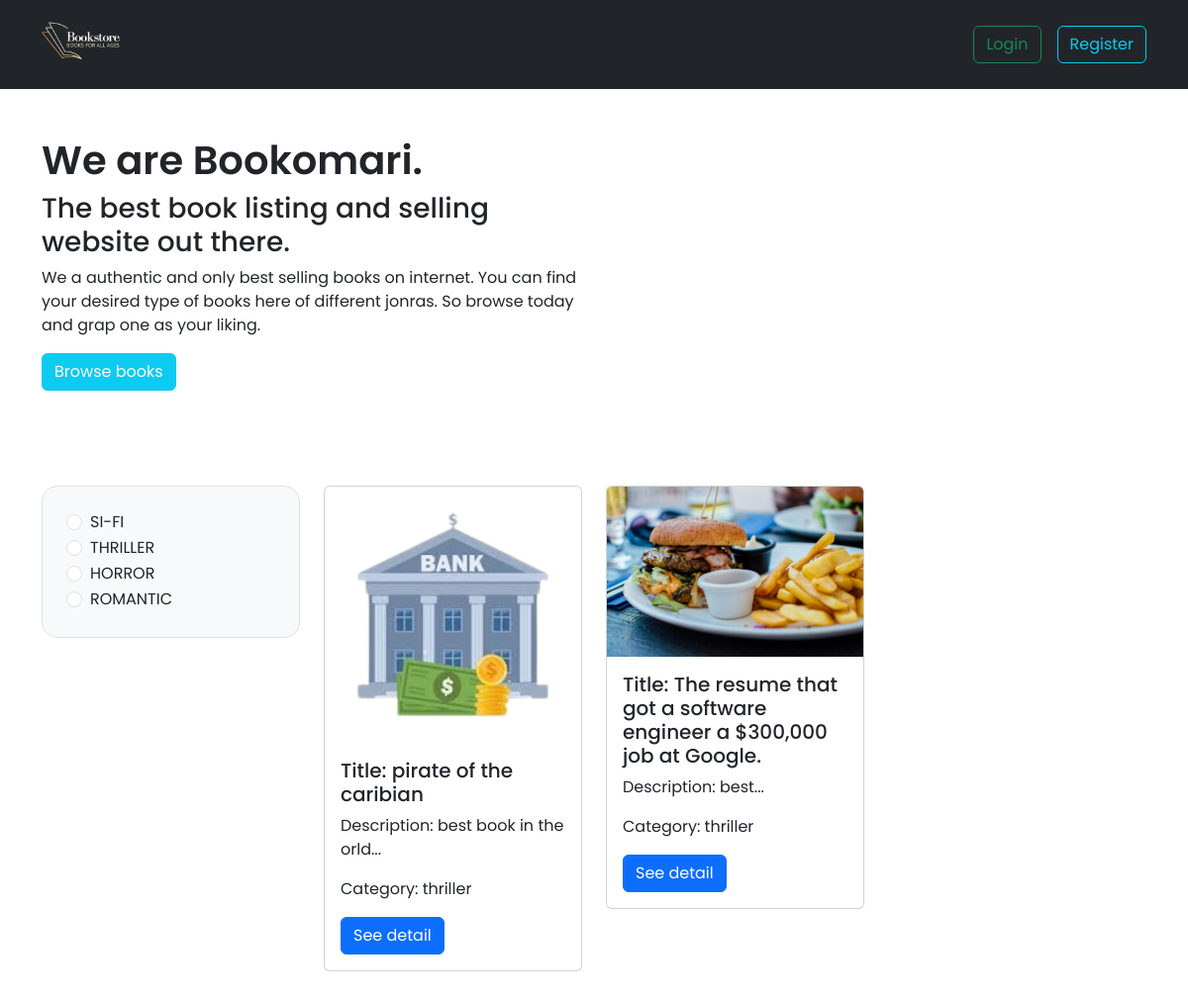
Before: / with the older database file.
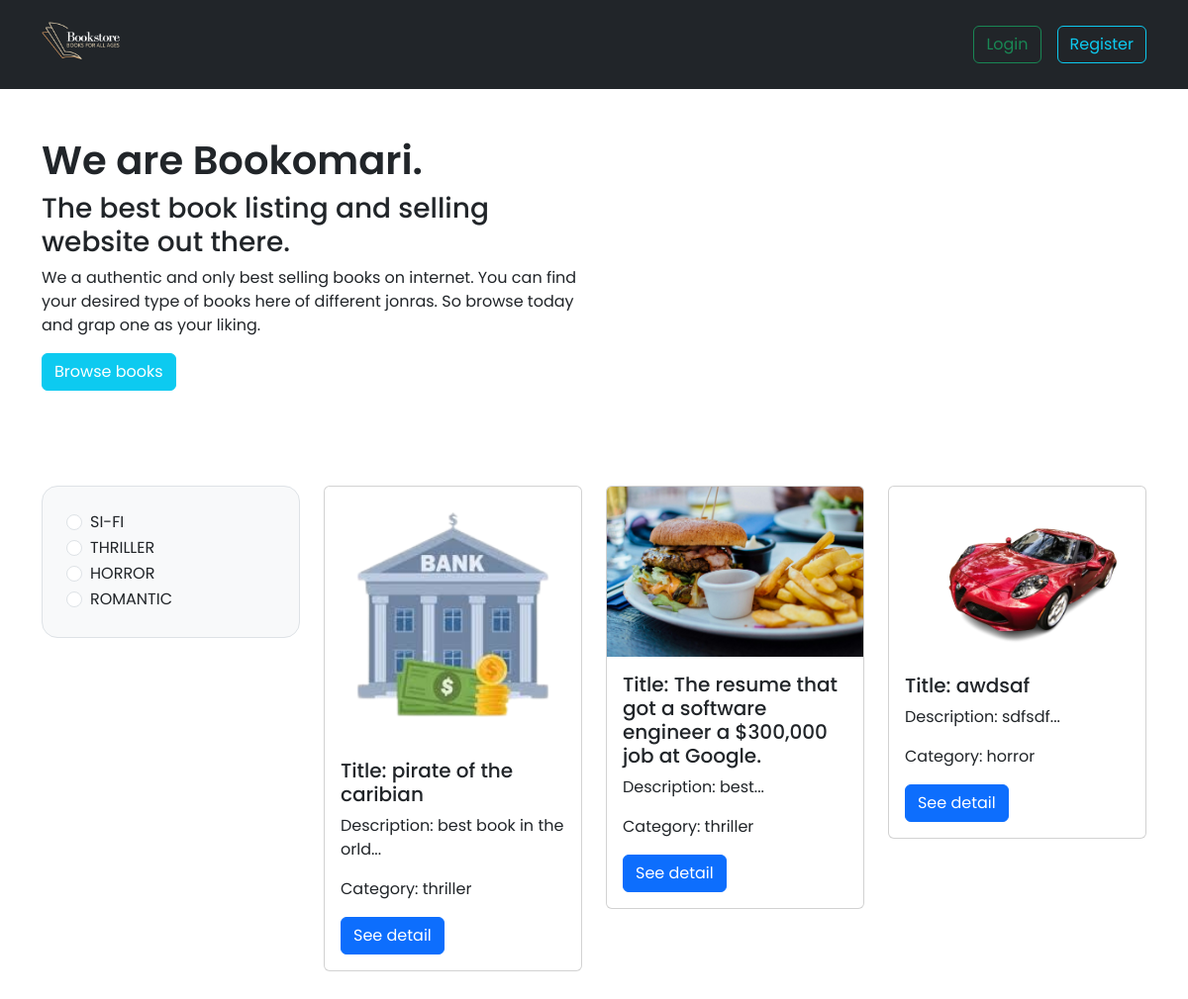
After: the same page with the newer database file.
### categories/models.py (models this page shows, shortened)
class Category(models.Model):
  name = models.CharField(max_length = 100)
  slug = models.SlugField(max_length = 100)

### books/models.py (models this page shows, shortened)
class Book(models.Model):
  title = models.CharField(max_length = 100)
  description = models.TextField()
  slug = models.SlugField(max_length = 100, null = True, blank = True)
  image = models.ImageField(upload_to="")
  borrowing_price = models.IntegerField()
  categories = models.ForeignKey(Category, on_delete = models.CASCADE, related_name = "books")

### bookomari/views.py (the view)
# urls.py: path('', views.home, name = 'home'),
def home(req, category_slug = ""):
  categories = Category.objects.all()
  if not category_slug:
    books = Book.objects.all()
  else:
    category = Category.objects.get(slug = category_slug)
    books = Book.objects.filter(categories = category)
  return render(req, 'index.html', {
    'categories': categories,
    'books': books
  })

### bookomari/templates/index.html (shortened to what this page needs)
{% extends "base.html" %}
{% load static %}
{% block maincontent %}
<section class="container py-5">
  <div class="row align-items-center">
    <div class="col-6">
      <h1 class="fw-semibold">We are Bookomari.</h1>
      <h3>The best book listing and selling website out there.</h3>
      <p>We a authentic and only best selling books on internet. You can find your desired type of books here of different jonras. So browse today and grap one as your liking.</p>
      <a class="btn btn-info text-white" href="">Browse books</a>
    </div>
    <div class="col-6">
    </div>
  </div>
</section>
<section class="container py-5">
  <div class="row">
    <div class="col-3">
      <form class="bg-light p-4 rounded-4 border">
        {% for category in categories %}
          <div class="form-check">
            <input class="form-check-input" type="radio" name="category" id="{{category.id}}">
            <label class="form-check-label" for="{{category.id}}">
              <a href="{% url 'filter-by-category' category.slug %}" class="nav-link">{{category.name | upper}}</a>
            </label>
          </div>
        {% endfor %}
      </form>
    </div>
    <div class="col-9">
      {% if books %}
      <div class="row">
        {% for item in books %}
          <div class="col-4">
            <div class="card">
              <img src="{{item.image.url}}" class="card-img-top" alt="...">
              <div class="card-body">
                <h5 class="card-title">Title: {{item.title}}</h5>
                <p class="card-text">
                  Description:
                  {{item.description | truncatechars:30}}...
                </p>
                <p class="card-text">
                  Category:
                  {{item.categories.name}}
                </p>
                <a href="{% url 'book-detail' item.slug %}" class="btn btn-primary">See detail</a>
              </div>
            </div>
          </div>
      {% endfor %}
      </div>
      {% else %}
      <div>
        <h3 class="text-center">No books available!</h3>
      </div>
      {% endif %}
    </div>
  </div>
</section>
{% endblock %}

Changed rows visible on the page:
added Book: image (picture), title "awdsaf", description "sdfsdf", categories.name "horror"
